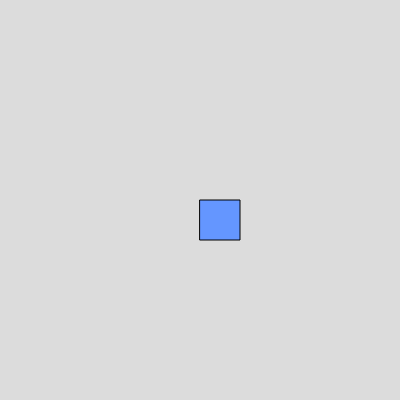
Frame 1 (no input)
Frame 60 (no input): identical to frame 1, image omitted
Frame 120 (the mouse pressed at the canvas centre since frame 60): identical to frame 1, image omitted

The p5.js sketch that drew this single still picture (run headless with seeded random() and noise() and a simulated clock; from frame 60 on, the mouse is pressed at the canvas centre):

// p5.js sketch
// ── sketch.js
let playerX = 200; // プレイヤーのx座標
let playerY = 200; // プレイヤーのy座標
let speed = 4; // 移動速度

function setup() {
  createCanvas(400, 400); // プレイフィールド
}

function draw() {
  background(220); // 背景をリセット

  fill(100, 150, 255); // プレイヤーの色
  rect(playerX, playerY, 40, 40); // プレイヤーを四角で描画
}

function keyPressed() {
  if (key === 'ArrowUp') {
    playerY -= speed; // 上移動
  } else if (key === 'ArrowDown') {
    playerY += speed; // 下移動
  } else if (key === 'ArrowLeft') {
    playerX -= speed; // 左移動
  } else if (key === 'ArrowRight') {
    playerX += speed; // 右移動
  } else if (key === ' ') {
    speed = speed === 4 ? 8 : 4; // スペースで速度を切り替える
  }
}
